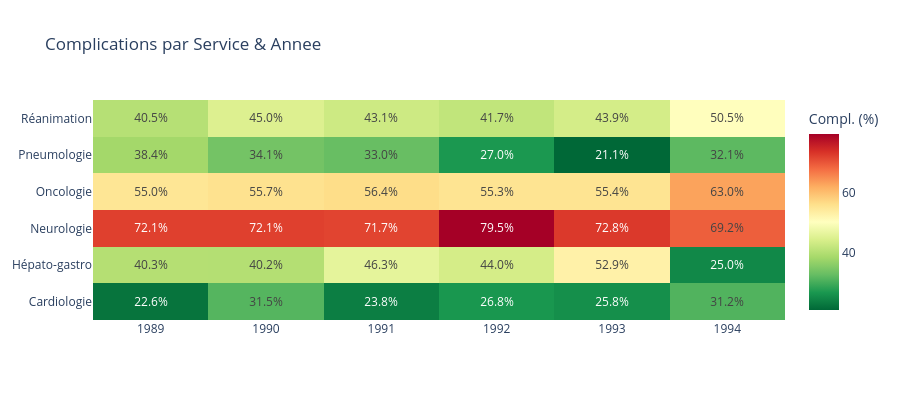

Notebook source saved alongside this figure:
### Code cell
# ── Heatmap service x annee
sy = df.groupby(['service','annee_admission'])['complication'].mean().reset_index()
sy['complication'] = (sy['complication']*100).round(1)
pivot = sy.pivot(index='service', columns='annee_admission', values='complication')
fig_h = go.Figure(data=go.Heatmap(
    z=pivot.values, x=[str(c) for c in pivot.columns], y=pivot.index.tolist(),
    colorscale='RdYlGn_r',
    text=[[f'{v:.1f}%' for v in row] for row in pivot.values],
    texttemplate='%{text}',
    hovertemplate='Service: %{y}<br>Annee: %{x}<br>Complications: %{z:.1f}%<extra></extra>',
    colorbar={'title':'Compl. (%)'}))
fig_h.update_layout(title_text='Complications par Service & Annee',
    height=400, paper_bgcolor='white')
fig_h.show()

### Figure 1 — Plotly figure (JSON) as saved in the notebook; plotly's stock layout.template omitted (floating-point values rounded to 4 significant figures)
{"data": [{"colorbar": {"title": {"text": "Compl. (%)"}}, "colorscale": [[0, "rgb(0,104,55)"], [0.1, "rgb(26,152,80)"], [0.2, "rgb(102,189,99)"], [0.3, "rgb(166,217,106)"], [0.4, "rgb(217,239,139)"], [0.5, "rgb(255,255,191)"], [0.6, "rgb(254,224,139)"], [0.7, "rgb(253,174,97)"], [0.8, "rgb(244,109,67)"], [0.9, "rgb(215,48,39)"], [1, "rgb(165,0,38)"]], "hovertemplate": "Service: %{y}<br>Annee: %{x}<br>Complications: %{z:.1f}%<extra></extra>", "text": [["22.6%", "31.5%", "23.8%", "26.8%", "25.8%", "31.2%"], ["40.3%", "40.2%", "46.3%", "44.0%", "52.9%", "25.0%"], ["72.1%", "72.1%", "71.7%", "79.5%", "72.8%", "69.2%"], ["55.0%", "55.7%", "56.4%", "55.3%", "55.4%", "63.0%"], ["38.4%", "34.1%", "33.0%", "27.0%", "21.1%", "32.1%"], ["40.5%", "45.0%", "43.1%", "41.7%", "43.9%", "50.5%"]], "texttemplate": "%{text}", "type": "heatmap", "x": ["1989", "1990", "1991", "1992", "1993", "1994"], "y": ["Cardiologie", "Hépato-gastro", "Neurologie", "Oncologie", "Pneumologie", "Réanimation"], "z": [[22.6, 31.5, 23.8, 26.8, 25.8, 31.2], [40.3, 40.2, 46.3, 44.0, 52.9, 25.0], [72.1, 72.1, 71.7, 79.5, 72.8, 69.2], [55.0, 55.7, 56.4, 55.3, 55.4, 63.0], [38.4, 34.1, 33.0, 27.0, 21.1, 32.1], [40.5, 45.0, 43.1, 41.7, 43.9, 50.5]]}], "layout": {"height": 400, "paper_bgcolor": "white", "title": {"text": "Complications par Service & Annee"}}}
